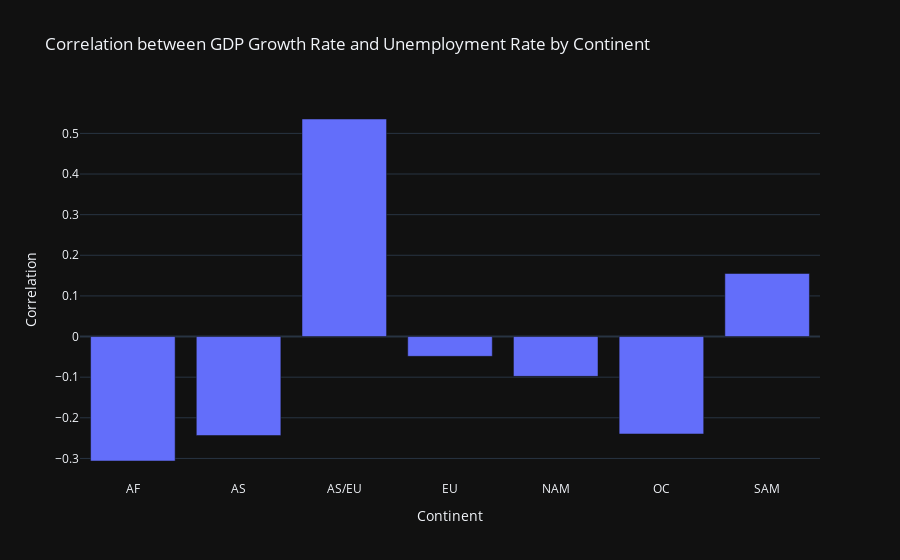

The notebook cell saved with this chart:
### Code cell
# creating bar plot for the correlation between GDP Growth Rate 
# and Unemployment Rate by Continent
px.bar(continent_corr, x = continent_corr.index, y = continent_corr.values, title = 'Correlation between GDP Growth Rate and Unemployment Rate by Continent', labels = {'x': 'Continent', 'y': 'Correlation'}, template = 'plotly_dark').show()

### Figure 1 — Plotly figure (JSON) as saved in the notebook; plotly's stock layout.template omitted (floating-point values rounded to 4 significant figures)
{"data": [{"alignmentgroup": "True", "hovertemplate": "Continent=%{x}<br>Correlation=%{y}<extra></extra>", "legendgroup": "", "marker": {"color": "#636efa", "pattern": {"shape": ""}}, "name": "", "offsetgroup": "", "orientation": "v", "showlegend": false, "textposition": "auto", "type": "bar", "x": ["AF", "AS", "AS/EU", "EU", "NAM", "OC", "SAM"], "xaxis": "x", "y": [-0.3064, -0.2437, 0.5355, -0.04872, -0.098, -0.2398, 0.1552], "yaxis": "y"}], "layout": {"barmode": "relative", "legend": {"tracegroupgap": 0}, "title": {"text": "Correlation between GDP Growth Rate and Unemployment Rate by Continent"}, "xaxis": {"anchor": "y", "domain": [0, 1], "title": {"text": "Continent"}}, "yaxis": {"anchor": "x", "domain": [0, 1], "title": {"text": "Correlation"}}}}
